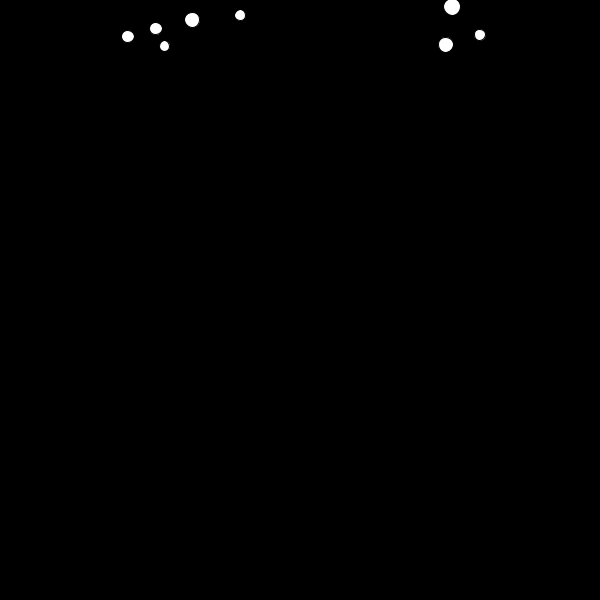
Frame 1 (no input)
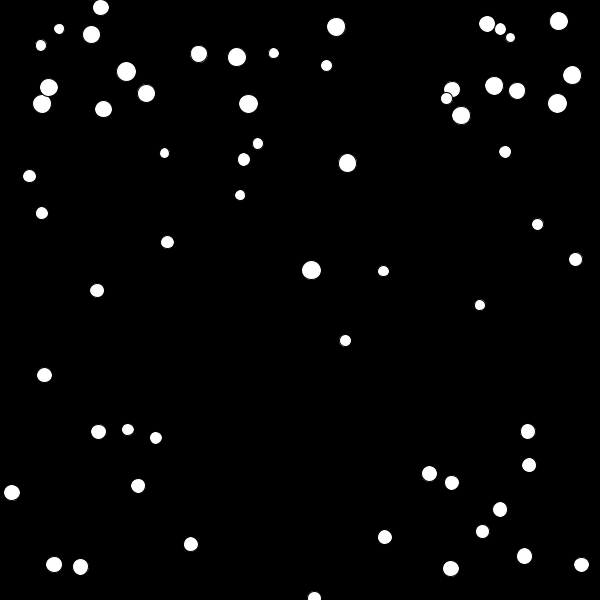
Frame 60 (the mouse pressed at the canvas centre just before this capture)
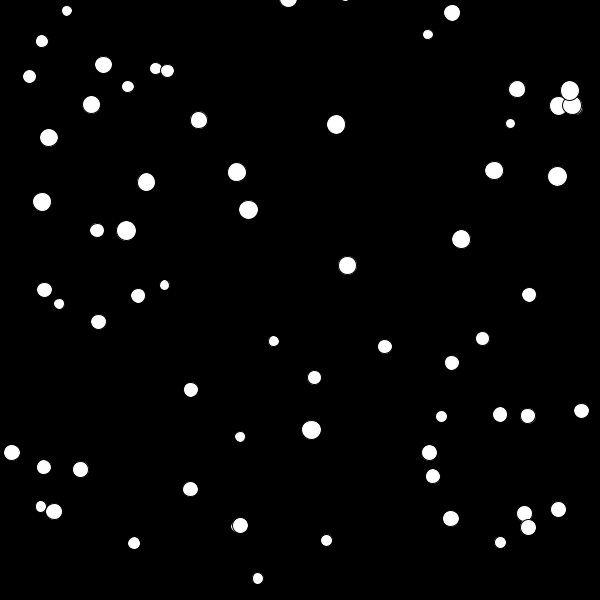
Frame 120 (the mouse held since frame 60 and released just before this capture)

The Processing sketch that drew these frames (run headless with seeded random() and noise(); from frame 60 on, the mouse is pressed at the canvas centre):

// Processing sketch: Snow_Fall
// ── Snow_Fall.pde
Flake[] flake = new Flake[100];
void setup() {
  size (600, 600);
  for (int i = 0; i<flake.length; i++) {
    flake[i] = new Flake();
  }
}
void draw() {
  background (0);
  for (int i = 0; i<flake.length; i++) {
    flake[i].fall();
    flake[i].show();
  }
}
class Flake {
  float x;
  float y;
  float z;
  float size = random (1,25);
  float speed;

  Flake() {
    x = random (width);
    y = random (-500, 50);
    z = random (0, 20);
    size = map(z, 0, 20, 10, 20);
    speed = map(z, 0, 20, 1, 20);
  }
  void fall() {
    y=y+speed;
    float grav = map(z, 0, 20, 0, 0.2);
    speed = speed+grav;

    if (y> height) {
      y= random(-200, -100);
      speed = map(z, 0, 20, 4, 10);
    }
  }
    void show() {
      //float col1 = random(0,255);
      //float col2 = random(0,255);
      //float col3 = random(0,255);
      //stroke (col1,col2,col3);
      //fill (col1,col2,col3);
      ellipse (x, y, size, size);
    }
  }
